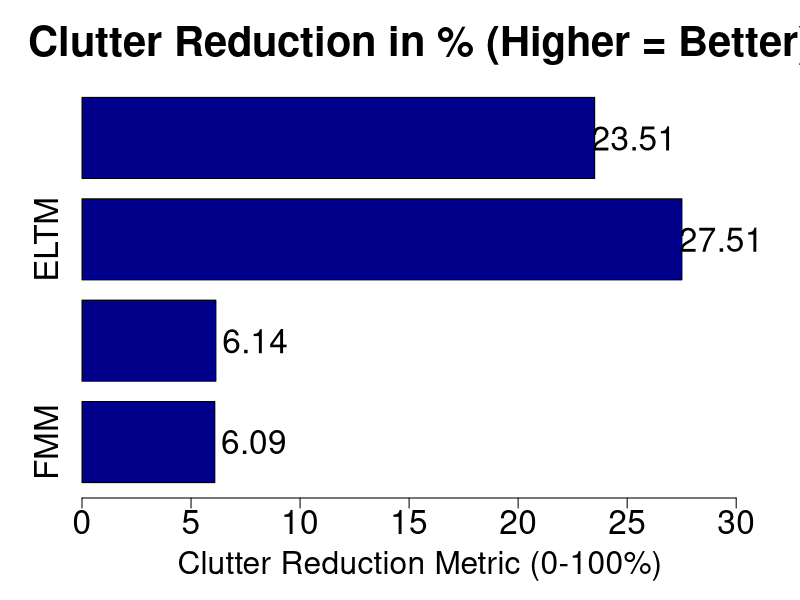

The R script that drew this image:
png(filename = "ReflectionClutter.png", 
    width = 2000,   
    height = 1600, 
    res = 225)

x <- c("FMM", "NLTM", "ELTM", "LaMa")
y <- c(6.09, 6.14, 27.51, 23.51)

bp <- barplot(y, 
              names.arg = x, 
              horiz = TRUE, 
              col = "darkblue", 
              xlab = "Clutter Reduction Metric (0-100%)", 
              main = "Clutter Reduction in % (Higher = Better)", 
              xlim = c(0, 31),
              cex.axis = 2,
              cex.names = 2,
              cex.lab = 1.9,
              cex.main = 2.5,
              space = 0.25)

text(x = y + 1.8,  
     y = bp,
     labels = y,
     cex = 2)

dev.off()
